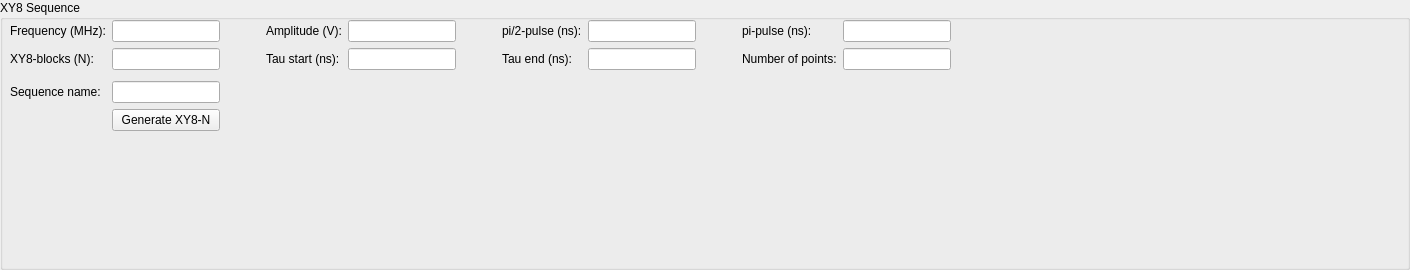
             <widget class="QGroupBox" name="groupBox_2">
              <property name="title">
               <string>XY8 Sequence</string>
              </property>
              <widget class="QWidget" name="gridLayoutWidget_2">
               <property name="geometry">
                <rect>
                 <x>10</x>
                 <y>20</y>
                 <width>1391</width>
                 <height>241</height>
                </rect>
               </property>
               <layout class="QGridLayout" name="gridLayout_4">
                <item row="0" column="8">
                 <spacer name="horizontalSpacer_13">
                  <property name="orientation">
                   <enum>Qt::Horizontal</enum>
                  </property>
                  <property name="sizeType">
                   <enum>QSizePolicy::Fixed</enum>
                  </property>
                  <property name="sizeHint" stdset="0">
                   <size>
                    <width>40</width>
                    <height>20</height>
                   </size>
                  </property>
                 </spacer>
                </item>
                <item row="4" column="1">
                 <widget class="QPushButton" name="gen_xy8_PushButton">
                  <property name="text">
                   <string>Generate XY8-N</string>
                  </property>
                 </widget>
                </item>
                <item row="0" column="12">
                 <spacer name="horizontalSpacer_8">
                  <property name="orientation">
                   <enum>Qt::Horizontal</enum>
                  </property>
                  <property name="sizeHint" stdset="0">
                   <size>
                    <width>40</width>
                    <height>20</height>
                   </size>
                  </property>
                 </spacer>
                </item>
                <item row="0" column="4">
                 <widget class="QLineEdit" name="gen_xy8_amp_LineEdit">
                  <property name="sizePolicy">
                   <sizepolicy hsizetype="Maximum" vsizetype="Fixed">
                    <horstretch>0</horstretch>
                    <verstretch>0</verstretch>
                   </sizepolicy>
                  </property>
                 </widget>
                </item>
                <item row="0" column="6">
                 <widget class="QLabel" name="label_13">
                  <property name="text">
                   <string>pi/2-pulse (ns):</string>
                  </property>
                 </widget>
                </item>
                <item row="0" column="5">
                 <spacer name="horizontalSpacer_15">
                  <property name="orientation">
                   <enum>Qt::Horizontal</enum>
                  </property>
                  <property name="sizeType">
                   <enum>QSizePolicy::Fixed</enum>
                  </property>
                  <property name="sizeHint" stdset="0">
                   <size>
                    <width>40</width>
                    <height>20</height>
                   </size>
                  </property>
                 </spacer>
                </item>
                <item row="0" column="7">
                 <widget class="QLineEdit" name="gen_xy8_pihalf_LineEdit">
                  <property name="sizePolicy">
                   <sizepolicy hsizetype="Maximum" vsizetype="Fixed">
                    <horstretch>0</horstretch>
                    <verstretch>0</verstretch>
                   </sizepolicy>
                  </property>
                 </widget>
                </item>
                <item row="5" column="2">
                 <spacer name="verticalSpacer_6">
                  <property name="orientation">
                   <enum>Qt::Vertical</enum>
                  </property>
                  <property name="sizeType">
                   <enum>QSizePolicy::Expanding</enum>
                  </property>
                  <property name="sizeHint" stdset="0">
                   <size>
                    <width>20</width>
                    <height>40</height>
                   </size>
                  </property>
                 </spacer>
                </item>
                <item row="0" column="9">
                 <widget class="QLabel" name="label_9">
                  <property name="text">
                   <string>pi-pulse (ns):</string>
                  </property>
                 </widget>
                </item>
                <item row="0" column="0">
                 <widget class="QLabel" name="label_11">
                  <property name="text">
                   <string>Frequency (MHz):</string>
                  </property>
                 </widget>
                </item>
                <item row="0" column="1">
                 <widget class="QLineEdit" name="gen_xy8_freq_LineEdit">
                  <property name="sizePolicy">
                   <sizepolicy hsizetype="Maximum" vsizetype="Fixed">
                    <horstretch>0</horstretch>
                    <verstretch>0</verstretch>
                   </sizepolicy>
                  </property>
                 </widget>
                </item>
                <item row="0" column="11">
                 <spacer name="horizontalSpacer_9">
                  <property name="orientation">
                   <enum>Qt::Horizontal</enum>
                  </property>
                  <property name="sizeType">
                   <enum>QSizePolicy::Fixed</enum>
                  </property>
                  <property name="sizeHint" stdset="0">
                   <size>
                    <width>40</width>
                    <height>20</height>
                   </size>
                  </property>
                 </spacer>
                </item>
                <item row="0" column="2">
                 <spacer name="horizontalSpacer_14">
                  <property name="orientation">
                   <enum>Qt::Horizontal</enum>
                  </property>
                  <property name="sizeType">
                   <enum>QSizePolicy::Fixed</enum>
                  </property>
                  <property name="sizeHint" stdset="0">
                   <size>
                    <width>40</width>
                    <height>20</height>
                   </size>
                  </property>
                 </spacer>
                </item>
                <item row="0" column="10">
                 <widget class="QLineEdit" name="gen_xy8_pi_LineEdit">
                  <property name="sizePolicy">
                   <sizepolicy hsizetype="Maximum" vsizetype="Fixed">
                    <horstretch>0</horstretch>
                    <verstretch>0</verstretch>
                   </sizepolicy>
                  </property>
                 </widget>
                </item>
                <item row="0" column="3">
                 <widget class="QLabel" name="label_14">
                  <property name="text">
                   <string>Amplitude (V):</string>
                  </property>
                 </widget>
                </item>
                <item row="3" column="1">
                 <widget class="QLineEdit" name="gen_xy8_name_LineEdit">
                  <property name="sizePolicy">
                   <sizepolicy hsizetype="Maximum" vsizetype="Fixed">
                    <horstretch>0</horstretch>
                    <verstretch>0</verstretch>
                   </sizepolicy>
                  </property>
                 </widget>
                </item>
                <item row="3" column="0">
                 <widget class="QLabel" name="label_12">
                  <property name="text">
                   <string>Sequence name:</string>
                  </property>
                 </widget>
                </item>
                <item row="1" column="0">
                 <widget class="QLabel" name="label_17">
                  <property name="text">
                   <string>XY8-blocks (N):</string>
                  </property>
                 </widget>
                </item>
                <item row="1" column="3">
                 <widget class="QLabel" name="label_18">
                  <property name="text">
                   <string>Tau start (ns):</string>
                  </property>
                 </widget>
                </item>
                <item row="1" column="1">
                 <widget class="QLineEdit" name="gen_xy8_N_LineEdit">
                  <property name="sizePolicy">
                   <sizepolicy hsizetype="Maximum" vsizetype="Fixed">
                    <horstretch>0</horstretch>
                    <verstretch>0</verstretch>
                   </sizepolicy>
                  </property>
                 </widget>
                </item>
                <item row="2" column="2">
                 <spacer name="verticalSpacer_5">
                  <property name="orientation">
                   <enum>Qt::Vertical</enum>
                  </property>
                  <property name="sizeType">
                   <enum>QSizePolicy::Fixed</enum>
                  </property>
                  <property name="sizeHint" stdset="0">
                   <size>
                    <width>20</width>
                    <height>5</height>
                   </size>
                  </property>
                 </spacer>
                </item>
                <item row="1" column="9">
                 <widget class="QLabel" name="label_20">
                  <property name="text">
                   <string>Number of points:</string>
                  </property>
                 </widget>
                </item>
                <item row="1" column="10">
                 <widget class="QLineEdit" name="gen_xy8_points_LineEdit">
                  <property name="sizePolicy">
                   <sizepolicy hsizetype="Maximum" vsizetype="Fixed">
                    <horstretch>0</horstretch>
                    <verstretch>0</verstretch>
                   </sizepolicy>
                  </property>
                 </widget>
                </item>
                <item row="1" column="4">
                 <widget class="QLineEdit" name="gen_xy8_taustart_LineEdit">
                  <property name="sizePolicy">
                   <sizepolicy hsizetype="Maximum" vsizetype="Fixed">
                    <horstretch>0</horstretch>
                    <verstretch>0</verstretch>
                   </sizepolicy>
                  </property>
                 </widget>
                </item>
                <item row="1" column="6">
                 <widget class="QLabel" name="label_19">
                  <property name="text">
                   <string>Tau end (ns):</string>
                  </property>
                 </widget>
                </item>
                <item row="1" column="7">
                 <widget class="QLineEdit" name="gen_xy8_tauend_LineEdit">
                  <property name="sizePolicy">
                   <sizepolicy hsizetype="Maximum" vsizetype="Fixed">
                    <horstretch>0</horstretch>
                    <verstretch>0</verstretch>
                   </sizepolicy>
                  </property>
                 </widget>
                </item>
               </layout>
              </widget>
             </widget>
